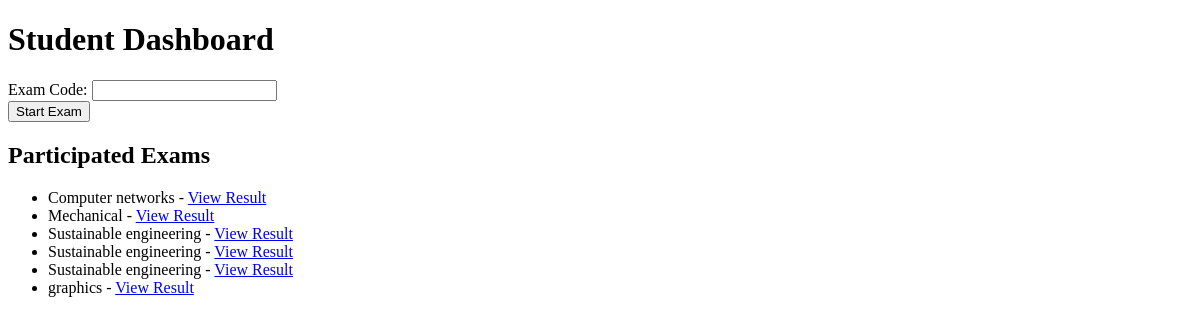
The page /dashboard_student (signed in) on the database as committed earlier.
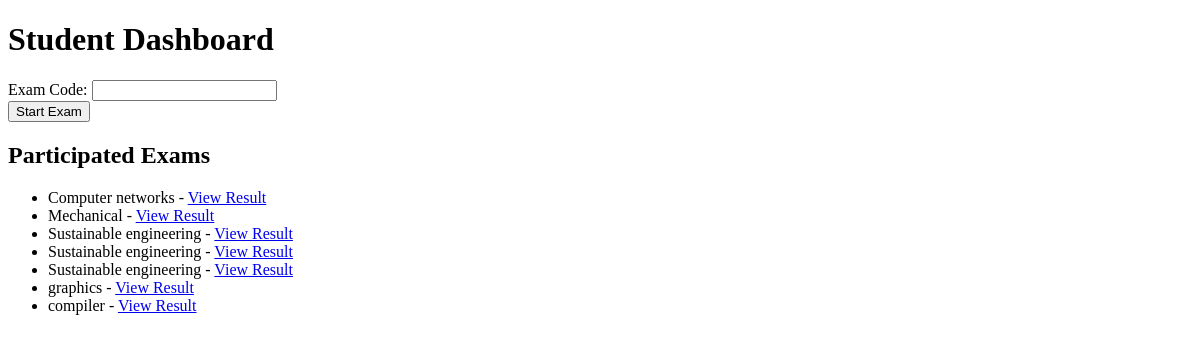
The same page on the database as committed later.
### tables this page shows
CREATE TABLE Attended (
                            id INTEGER PRIMARY KEY AUTOINCREMENT,
                            student_id INTEGER,
                            exam_id INTEGER,
                            earned_total INTEGER);

CREATE TABLE Exam (
                            id INTEGER PRIMARY KEY AUTOINCREMENT,
                            teacher_id INTEGER,
                            title TEXT,
                            total_marks INTEGER);

### moved/app.py (the view)
@app.route('/dashboard_student', methods=['GET', 'POST'])
def dashboard_student():
    if 'student_id' not in session:
        return redirect('/login_student')
    if request.method == 'POST':
        exam_code = request.form['exam_code']
        return redirect(f'/write_exam/{exam_code}')
    student_id = session['student_id']
    with sqlite3.connect('database.db') as conn:
        cursor = conn.cursor()
        cursor.execute("SELECT Exam.id, Exam.title, Attended.earned_total FROM Exam JOIN Attended ON Exam.id = Attended.exam_id WHERE Attended.student_id = ?", (student_id,))
        exams = cursor.fetchall()
    return render_template('dashboard_student.html', exams=exams)

### moved/templates/dashboard_student.html (shortened to what this page needs)
<!DOCTYPE html>
<html>
<head>
</head>
<body>
    <h1>Student Dashboard</h1>
    <form method="POST">
        Exam Code: <input type="text" name="exam_code"><br>
        <button type="submit">Start Exam</button>
    </form>
    <h2>Participated Exams</h2>
    <ul>
        {% for exam in exams %}
            <li>{{ exam[1] }} - <a href="/view_result/{{ exam[0] }}">View Result</a></li>
        {% endfor %}
    </ul>
</body>
</html>

Rows that differ between the two databases and show on the page:
added Attended: title "compiler"
